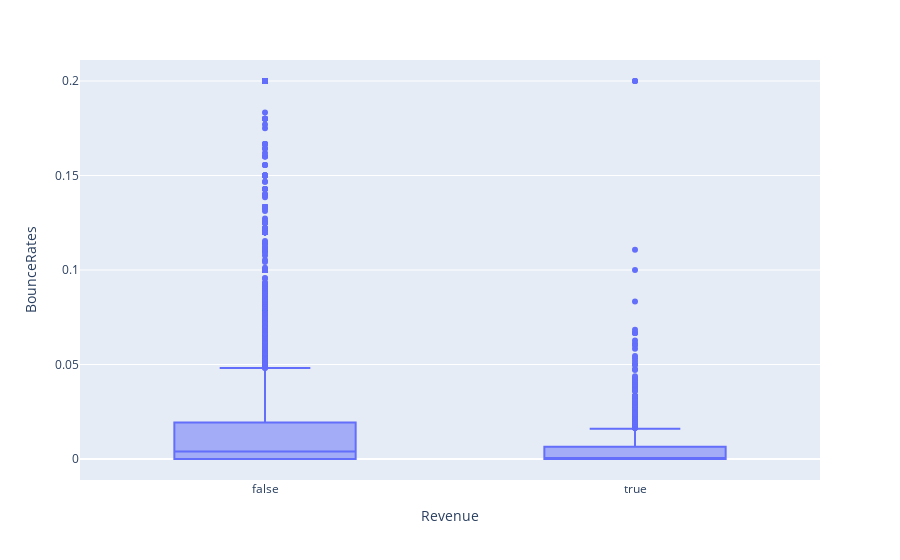

Here is the notebook cell this chart was saved with:
### Code cell
fig = px.box(df, x='Revenue', y='BounceRates')

fig.show()

### Figure 1 — Plotly figure (JSON) as saved in the notebook; plotly's stock layout.template omitted (floating-point values rounded to 4 significant figures; data arrays with more than 128 entries replaced by an {"elided": "..."} marker saying what was removed)
{"data": [{"alignmentgroup": "True", "hovertemplate": "Revenue=%{x}<br>BounceRates=%{y}<extra></extra>", "legendgroup": "", "marker": {"color": "#636efa"}, "name": "", "notched": false, "offsetgroup": "", "orientation": "v", "showlegend": false, "type": "box", "x": {"elided": "12205 bool values"}, "x0": " ", "xaxis": "x", "y": {"elided": "12205 float values"}, "y0": " ", "yaxis": "y"}], "layout": {"boxmode": "group", "legend": {"tracegroupgap": 0}, "margin": {"t": 60}, "xaxis": {"anchor": "y", "domain": [0, 1], "title": {"text": "Revenue"}}, "yaxis": {"anchor": "x", "domain": [0, 1], "title": {"text": "BounceRates"}}}}
